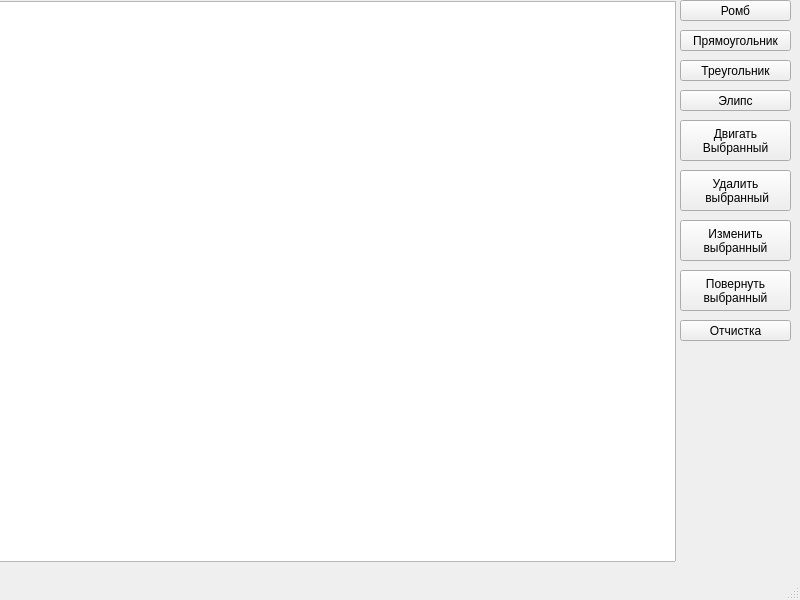
<?xml version="1.0" encoding="UTF-8"?>
<ui version="4.0">
 <class>MainWindow</class>
 <widget class="QMainWindow" name="MainWindow">
  <property name="geometry">
   <rect>
    <x>0</x>
    <y>0</y>
    <width>800</width>
    <height>600</height>
   </rect>
  </property>
  <property name="windowTitle">
   <string>MainWindow</string>
  </property>
  <widget class="QWidget" name="centralwidget">
   <widget class="QPushButton" name="pushButton">
    <property name="geometry">
     <rect>
      <x>680</x>
      <y>0</y>
      <width>111</width>
      <height>21</height>
     </rect>
    </property>
    <property name="text">
     <string>Ромб</string>
    </property>
   </widget>
   <widget class="QPushButton" name="pushButton_2">
    <property name="geometry">
     <rect>
      <x>680</x>
      <y>30</y>
      <width>111</width>
      <height>21</height>
     </rect>
    </property>
    <property name="text">
     <string>Прямоугольник</string>
    </property>
   </widget>
   <widget class="QPushButton" name="pushButton_3">
    <property name="geometry">
     <rect>
      <x>680</x>
      <y>60</y>
      <width>111</width>
      <height>21</height>
     </rect>
    </property>
    <property name="text">
     <string>Треугольник</string>
    </property>
   </widget>
   <widget class="QPushButton" name="pushButton_4">
    <property name="geometry">
     <rect>
      <x>680</x>
      <y>90</y>
      <width>111</width>
      <height>21</height>
     </rect>
    </property>
    <property name="text">
     <string>Элипс</string>
    </property>
   </widget>
   <widget class="QPushButton" name="pushButton_5">
    <property name="geometry">
     <rect>
      <x>680</x>
      <y>320</y>
      <width>111</width>
      <height>21</height>
     </rect>
    </property>
    <property name="text">
     <string>Отчистка</string>
    </property>
   </widget>
   <widget class="QGraphicsView" name="graphicsView">
    <property name="geometry">
     <rect>
      <x>-5</x>
      <y>1</y>
      <width>681</width>
      <height>561</height>
     </rect>
    </property>
   </widget>
   <widget class="QPushButton" name="pushButton_6">
    <property name="geometry">
     <rect>
      <x>680</x>
      <y>170</y>
      <width>111</width>
      <height>41</height>
     </rect>
    </property>
    <property name="text">
     <string>Удалить
 выбранный</string>
    </property>
   </widget>
   <widget class="QPushButton" name="pushButton_7">
    <property name="geometry">
     <rect>
      <x>680</x>
      <y>120</y>
      <width>111</width>
      <height>41</height>
     </rect>
    </property>
    <property name="text">
     <string>Двигать
Выбранный</string>
    </property>
   </widget>
   <widget class="QPushButton" name="pushButton_8">
    <property name="geometry">
     <rect>
      <x>680</x>
      <y>220</y>
      <width>111</width>
      <height>41</height>
     </rect>
    </property>
    <property name="text">
     <string>Изменить
выбранный</string>
    </property>
   </widget>
   <widget class="QPushButton" name="pushButton_9">
    <property name="geometry">
     <rect>
      <x>680</x>
      <y>270</y>
      <width>111</width>
      <height>41</height>
     </rect>
    </property>
    <property name="text">
     <string>Повернуть
выбранный</string>
    </property>
   </widget>
  </widget>
  <widget class="QMenuBar" name="menubar">
   <property name="geometry">
    <rect>
     <x>0</x>
     <y>0</y>
     <width>800</width>
     <height>20</height>
    </rect>
   </property>
  </widget>
  <widget class="QStatusBar" name="statusbar"/>
 </widget>
 <resources/>
 <connections/>
</ui>
